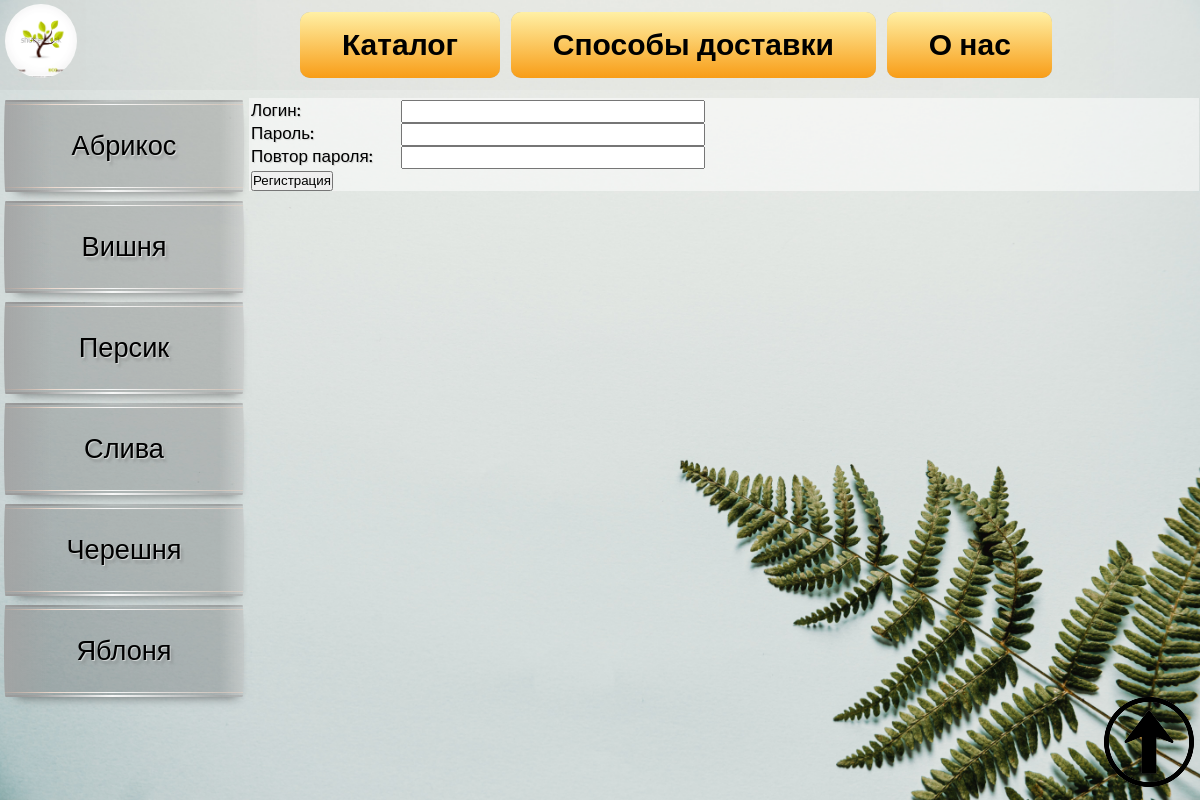
Screenshot of /register/ with the database file from the repository.
### sazhenci/models.py (models this page shows, shortened)
class Left(models.Model):
    name = models.CharField(max_length=255, db_index=True, verbose_name='Каталог сортов')
    slug = models.SlugField(max_length=255, unique=True, db_index=True, verbose_name="URL")
    def get_absolute_url(self):
        return reverse("left", kwargs={"lef_slug": self.slug})
    class Meta:
        verbose_name = 'Каталог сортов'
        verbose_name_plural = 'Каталог сортов'
        ordering = ['id']

### sazhenci/views.py (the view)
# urls.py: path('register/', RegisterUser.as_view(), name='register'),
class RegisterUser(DataMixin, CreateView):
    form_class = RegisterUserForm
    template_name = 'sazhenci/register.html'
    success_url = reverse_lazy('login')
    def get_context_data(self, *, object_list=None, **kwargs):
        context = super().get_context_data(**kwargs)
        c_def = self.get_user_context(title="Добавление статьи")
        return dict(list(context.items()) + list(c_def.items()))

### sazhenci/forms.py
class RegisterUserForm(UserCreationForm):
    username = forms.CharField(label='Логин', widget=forms.TextInput(attrs={'class': 'form-input'}))
    password1 = forms.CharField(label='Пароль', widget=forms.PasswordInput(attrs={'class': 'form-input'}))
    password2 = forms.CharField(label='Повтор пароля', widget=forms.PasswordInput(attrs={'class': 'form-input'}))
    class Meta:
        model = User
        fields = ('username', 'password1', 'password2')

### sazhenci/templatetags/sazhenci_tags.py (called while the page is built)
@register.inclusion_tag('sazhenci/list_left.html')
def show_left():
    lefts = Left.objects.all()
    return {"lefts": lefts}

### sazhenci/utils.py (called while the page is built)
    def get_user_context(self, **kwargs):
        context = kwargs
        lefts = Left.objects.all()
        user_menu = menu.copy()
        if not self.request.user.is_authenticated:
            user_menu.pop(1)
        context['menu'] = user_menu
        context['lefts'] = lefts
        if 'lef_selected' not in context:
            context['lef_selected'] = 0
        return context

### sazhenci/templates/sazhenci/register.html (shortened to what this page needs)
{% extends 'sazhenci/index.html' %}
{% block content %}
<form method='post'>
{% for f in form %}
<p><label class='form-label' for='{{ f.id_for_label }}'>{{f.label}}: </label>{{ f }}</p>
{% endfor %}
    <button type="sumbit">Регистрация</button>
</form>
{% endblock %}

### sazhenci/templates/sazhenci/list_left.html
{% for l in lefts %}
    {% if l.pk == lef_selected %}
        <li class="selected">{{l.name}}</li>
    {% else %}
        <li><a href="{{ l.get_absolute_url }}">{{ l.name }}</a></li>
    {% endif %}
{% endfor %}

### sazhenci/static/sazhenci/css/style.css (style rules this page uses)
* { margin: 0; padding: 0; font-family: 'Fira Sans', sans-serif; }
body { background-image: url(back_10.jpeg); background-repeat: no-repeat; background-attachment: fixed; background-size: 100%; }
#left_menu a { display:block; background: rgba(0, 0, 0, 0.178); border-top: 0; padding: 30px; margin-top: 9px; text-decoration: none; color: rgb(0, 0, 0); text-align: center; font-size: 1.7em; font-family: 'Fira Sans', sans-serif; text-shadow: rgba(255,255,255,.5) 1px 1px, rgba(100,100,100,.3) 3px 4px 3px; user-select: none; outline: none; border-radius: 3px / 100%; background-image: linear-gradient(45deg, rgba(255,255,255,.0) 30%, rgba(255, 255, 255, 0.774), rgba(255,255,255,.0) 70%), linear-gradient(to right, rgba(163, 163, 163, 0.856), rgba(255,255,255,0) 20%, rgba(191, 221, 17, 0) 90%, rgba(255,255,255,.3)), linear-gradient(to right, rgba(125,125,125,1), rgba(255, 255, 255, 0.123) 45%, rgba(125,125,125,.5)), linear-gradient(to right, rgba(125,125,125,1), rgba(255, 255, 255, 0.9) 45%, rgba(125,125,125,.5)), linear-gradient(to right, rgba(223,190,170,1), rgba(255,255,255,.9) 45%, rgba(223,190,170,.5)), linear-gradient(to right, rgba(223,190,170,1), rgba(255,255,255,.9) 45%, rgba(223,190,170,.5)); background-repeat: no-repeat; background-size: 200% 100%, auto, 100% 2px, 100% 2px, 100% 1px, 100% 1px; background-position: 200% 0, 0 0, 0 0, 0 100%, 0 4px, 0 calc(100% - 4px); box-shadow: rgba(0,0,0,.5) 3px 10px 10px -10px; }
.form-label { color:rgb(0, 0, 0); float: top; }
.form-label { display: inline-block; min-width: 150px; vertical-align: top; }
.form-input { width: 300px; font-size: 16px; }

### rows the page displays
Left: name "Абрикос"
Left: name "Вишня"
Left: name "Персик"
Left: name "Слива"
Left: name "Черешня"
Left: name "Яблоня"

### other values shown
{{ f.label }} "Логин" "Пароль" "Повтор пароля"
